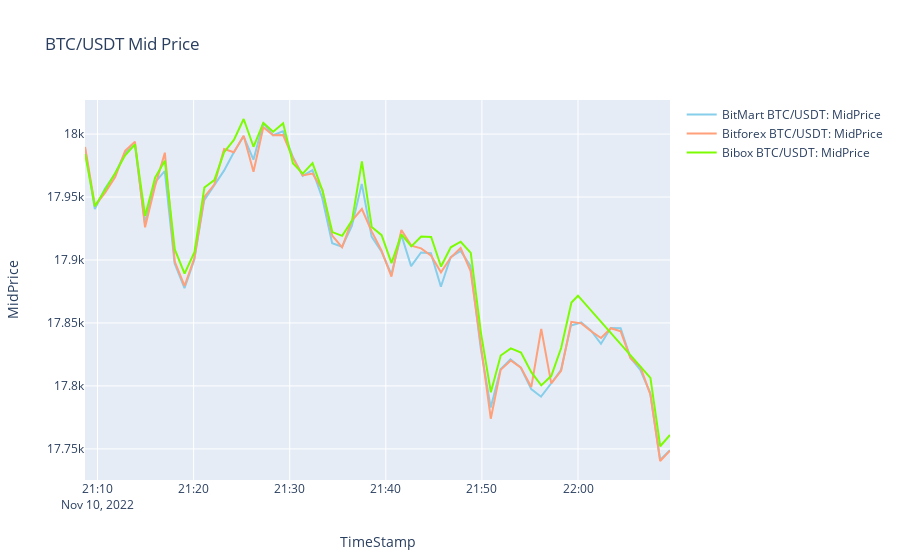

The notebook cell saved with this chart:
### Code cell
visualization(vac1[0],cryptos[0])
